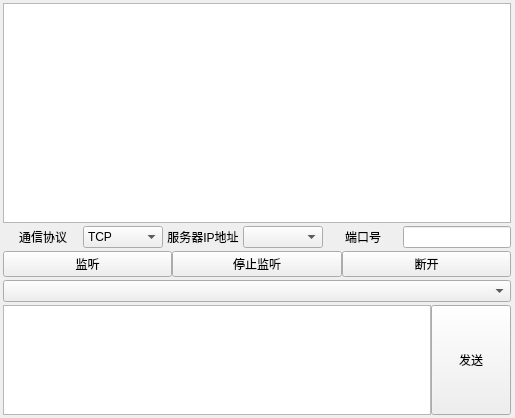
<?xml version="1.0" encoding="UTF-8"?>
<ui version="4.0">
 <class>Widget</class>
 <widget class="QWidget" name="Widget">
  <property name="geometry">
   <rect>
    <x>0</x>
    <y>0</y>
    <width>515</width>
    <height>418</height>
   </rect>
  </property>
  <property name="windowTitle">
   <string>网络调试服务端</string>
  </property>
  <widget class="QWidget" name="layoutWidget">
   <property name="geometry">
    <rect>
     <x>0</x>
     <y>0</y>
     <width>514</width>
     <height>418</height>
    </rect>
   </property>
   <layout class="QVBoxLayout" name="verticalLayout_1" stretch="6,1,1,0,3">
    <property name="spacing">
     <number>3</number>
    </property>
    <property name="sizeConstraint">
     <enum>QLayout::SizeConstraint::SetDefaultConstraint</enum>
    </property>
    <property name="leftMargin">
     <number>3</number>
    </property>
    <property name="topMargin">
     <number>3</number>
    </property>
    <property name="rightMargin">
     <number>3</number>
    </property>
    <property name="bottomMargin">
     <number>3</number>
    </property>
    <item>
     <widget class="QTextEdit" name="Main_Edit">
      <property name="tabStopDistance">
       <double>80.000000000000000</double>
      </property>
     </widget>
    </item>
    <item>
     <layout class="QHBoxLayout" name="horizontalLayout_1">
      <property name="spacing">
       <number>0</number>
      </property>
      <property name="leftMargin">
       <number>0</number>
      </property>
      <item>
       <widget class="QLabel" name="Telecom_Label">
        <property name="text">
         <string>通信协议</string>
        </property>
        <property name="alignment">
         <set>Qt::AlignmentFlag::AlignCenter</set>
        </property>
       </widget>
      </item>
      <item>
       <widget class="QComboBox" name="Telecom_comboBox">
        <item>
         <property name="text">
          <string>TCP</string>
         </property>
        </item>
        <item>
         <property name="text">
          <string>UDP</string>
         </property>
        </item>
       </widget>
      </item>
      <item>
       <widget class="QLabel" name="IP_address_Label">
        <property name="text">
         <string>服务器IP地址</string>
        </property>
        <property name="alignment">
         <set>Qt::AlignmentFlag::AlignCenter</set>
        </property>
       </widget>
      </item>
      <item>
       <widget class="QComboBox" name="IP_address_comboBox"/>
      </item>
      <item>
       <widget class="QLabel" name="Port_number_Lavel">
        <property name="text">
         <string>端口号</string>
        </property>
        <property name="alignment">
         <set>Qt::AlignmentFlag::AlignCenter</set>
        </property>
       </widget>
      </item>
      <item>
       <widget class="QLineEdit" name="Port_number_Edit">
        <property name="sizePolicy">
         <sizepolicy hsizetype="Preferred" vsizetype="Fixed">
          <horstretch>0</horstretch>
          <verstretch>0</verstretch>
         </sizepolicy>
        </property>
       </widget>
      </item>
     </layout>
    </item>
    <item>
     <layout class="QHBoxLayout" name="horizontalLayout_2">
      <property name="spacing">
       <number>0</number>
      </property>
      <item>
       <widget class="QPushButton" name="Listening_pushButton">
        <property name="text">
         <string>监听</string>
        </property>
        <property name="checkable">
         <bool>true</bool>
        </property>
       </widget>
      </item>
      <item>
       <widget class="QPushButton" name="Stop_listening_pushButton">
        <property name="text">
         <string>停止监听</string>
        </property>
       </widget>
      </item>
      <item>
       <widget class="QPushButton" name="Disconnection_pushButton">
        <property name="text">
         <string>断开</string>
        </property>
       </widget>
      </item>
     </layout>
    </item>
    <item>
     <widget class="Client_name_comboBox" name="Client_comboBox"/>
    </item>
    <item>
     <layout class="QHBoxLayout" name="horizontalLayout" stretch="0,0">
      <property name="spacing">
       <number>0</number>
      </property>
      <item>
       <widget class="QTextEdit" name="Send_textEdit"/>
      </item>
      <item>
       <widget class="QPushButton" name="Send_pushButton">
        <property name="enabled">
         <bool>true</bool>
        </property>
        <property name="sizePolicy">
         <sizepolicy hsizetype="Minimum" vsizetype="Minimum">
          <horstretch>0</horstretch>
          <verstretch>0</verstretch>
         </sizepolicy>
        </property>
        <property name="text">
         <string>发送</string>
        </property>
        <property name="iconSize">
         <size>
          <width>10</width>
          <height>10</height>
         </size>
        </property>
       </widget>
      </item>
     </layout>
    </item>
   </layout>
  </widget>
 </widget>
 <customwidgets>
  <customwidget>
   <class>Client_name_comboBox</class>
   <extends>QComboBox</extends>
   <header location="global">client_name_combobox.h</header>
  </customwidget>
 </customwidgets>
 <resources/>
 <connections/>
</ui>
